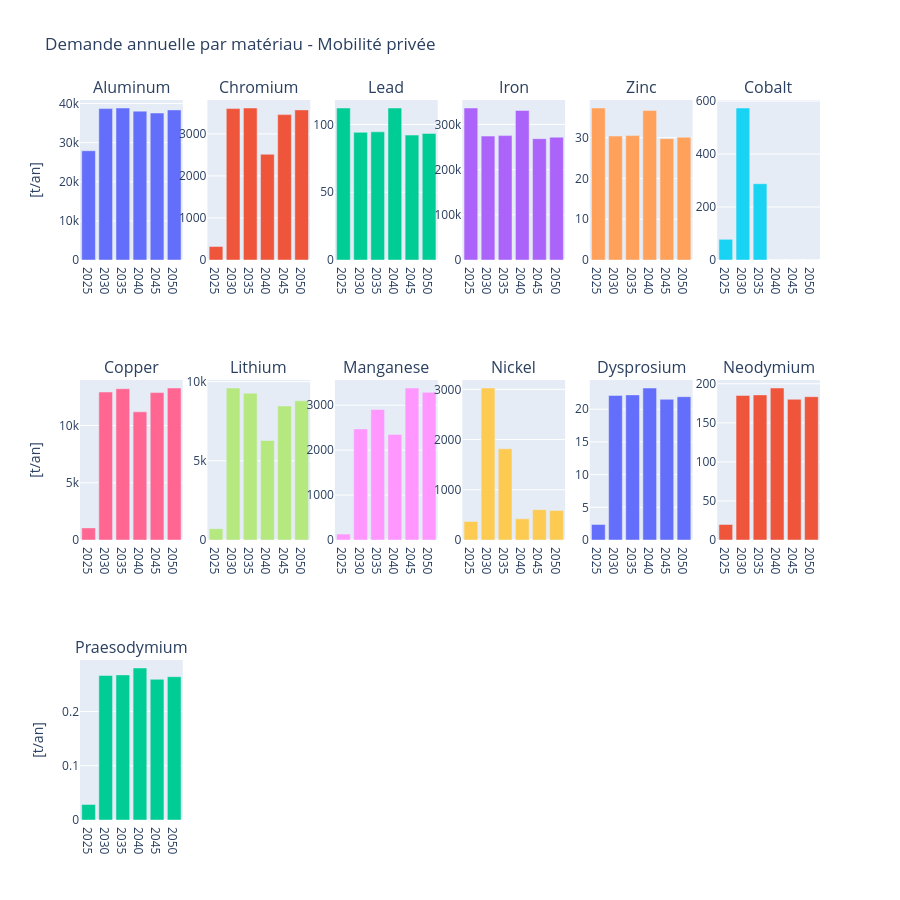

Notebook code cell kept with this figure:
### Code cell
materials_positive = df_all_mob.columns.tolist()
n = len(materials_positive)
ncols = 6
nrows = -(-n // ncols)

fig = make_subplots(rows=nrows, cols=ncols, subplot_titles=materials_positive)

for i, material in enumerate(materials_positive):
    row = i // ncols + 1
    col = i % ncols + 1
    fig.add_trace(
        go.Bar(x=years, y=(df_all_mob[material]).values, name=material, showlegend=False),
        row=row, col=col
    )

fig.update_yaxes(title_text='[t/an]', col=1)
fig.update_layout(height=300 * nrows, title='Demande annuelle par matériau - Mobilité privée')
fig.show()

save_dir = os.path.expanduser('~/Library/Mobile Documents/com~apple~CloudDocs/EPFL/PdM/Plots/Priv_mob')
os.makedirs(save_dir, exist_ok=True)

#filepath = os.path.join(save_dir, 'tot_mat_priv_mob.png')
#fig.write_image(filepath, width=250*ncols, height=300*nrows)

### Figure 1 — Plotly figure (JSON) as saved in the notebook; plotly's stock layout.template omitted (floating-point values rounded to 4 significant figures)
{"data": [{"name": "Aluminum", "showlegend": false, "type": "bar", "x": ["2025", "2030", "2035", "2040", "2045", "2050"], "xaxis": "x", "y": [27910.0, 38690.0, 38830.0, 38030.0, 37560.0, 38350.0], "yaxis": "y"}, {"name": "Chromium", "showlegend": false, "type": "bar", "x": ["2025", "2030", "2035", "2040", "2045", "2050"], "xaxis": "x2", "y": [319.8, 3601.0, 3615.0, 2515.0, 3458.0, 3570.0], "yaxis": "y2"}, {"name": "Lead", "showlegend": false, "type": "bar", "x": ["2025", "2030", "2035", "2040", "2045", "2050"], "xaxis": "x3", "y": [112.2, 94.21, 94.57, 112.1, 92.17, 93.39], "yaxis": "y3"}, {"name": "Iron", "showlegend": false, "type": "bar", "x": ["2025", "2030", "2035", "2040", "2045", "2050"], "xaxis": "x4", "y": [336300.0, 274200.0, 275200.0, 330900.0, 268400.0, 271800.0], "yaxis": "y4"}, {"name": "Zinc", "showlegend": false, "type": "bar", "x": ["2025", "2030", "2035", "2040", "2045", "2050"], "xaxis": "x5", "y": [37.27, 30.39, 30.51, 36.67, 29.75, 30.13], "yaxis": "y5"}, {"name": "Cobalt", "showlegend": false, "type": "bar", "x": ["2025", "2030", "2035", "2040", "2045", "2050"], "xaxis": "x6", "y": [77.88, 573.8, 288.0, 0.0, 0.0, 0.0], "yaxis": "y6"}, {"name": "Copper", "showlegend": false, "type": "bar", "x": ["2025", "2030", "2035", "2040", "2045", "2050"], "xaxis": "x7", "y": [1057.0, 12920.0, 13210.0, 11190.0, 12870.0, 13280.0], "yaxis": "y7"}, {"name": "Lithium", "showlegend": false, "type": "bar", "x": ["2025", "2030", "2035", "2040", "2045", "2050"], "xaxis": "x8", "y": [716.6, 9597.0, 9264.0, 6282.0, 8465.0, 8785.0], "yaxis": "y8"}, {"name": "Manganese", "showlegend": false, "type": "bar", "x": ["2025", "2030", "2035", "2040", "2045", "2050"], "xaxis": "x9", "y": [131.2, 2471.0, 2904.0, 2350.0, 3383.0, 3286.0], "yaxis": "y9"}, {"name": "Nickel", "showlegend": false, "type": "bar", "x": ["2025", "2030", "2035", "2040", "2045", "2050"], "xaxis": "x10", "y": [368.3, 3026.0, 1817.0, 420.6, 604.5, 588.2], "yaxis": "y10"}, {"name": "Dysprosium", "showlegend": false, "type": "bar", "x": ["2025", "2030", "2035", "2040", "2045", "2050"], "xaxis": "x11", "y": [2.377, 22.1, 22.19, 23.24, 21.51, 21.91], "yaxis": "y11"}, {"name": "Neodymium", "showlegend": false, "type": "bar", "x": ["2025", "2030", "2035", "2040", "2045", "2050"], "xaxis": "x12", "y": [19.9, 185.1, 185.8, 194.6, 180.1, 183.5], "yaxis": "y12"}, {"name": "Praesodymium", "showlegend": false, "type": "bar", "x": ["2025", "2030", "2035", "2040", "2045", "2050"], "xaxis": "x13", "y": [0.02864, 0.2663, 0.2673, 0.28, 0.2592, 0.264], "yaxis": "y13"}], "layout": {"annotations": [{"font": {"size": 16}, "showarrow": false, "text": "Aluminum", "x": 0.06944, "xanchor": "center", "xref": "paper", "y": 1, "yanchor": "bottom", "yref": "paper"}, {"font": {"size": 16}, "showarrow": false, "text": "Chromium", "x": 0.2417, "xanchor": "center", "xref": "paper", "y": 1, "yanchor": "bottom", "yref": "paper"}, {"font": {"size": 16}, "showarrow": false, "text": "Lead", "x": 0.4139, "xanchor": "center", "xref": "paper", "y": 1, "yanchor": "bottom", "yref": "paper"}, {"font": {"size": 16}, "showarrow": false, "text": "Iron", "x": 0.5861, "xanchor": "center", "xref": "paper", "y": 1, "yanchor": "bottom", "yref": "paper"}, {"font": {"size": 16}, "showarrow": false, "text": "Zinc", "x": 0.7583, "xanchor": "center", "xref": "paper", "y": 1, "yanchor": "bottom", "yref": "paper"}, {"font": {"size": 16}, "showarrow": false, "text": "Cobalt", "x": 0.9306, "xanchor": "center", "xref": "paper", "y": 1, "yanchor": "bottom", "yref": "paper"}, {"font": {"size": 16}, "showarrow": false, "text": "Copper", "x": 0.06944, "xanchor": "center", "xref": "paper", "y": 0.6111, "yanchor": "bottom", "yref": "paper"}, {"font": {"size": 16}, "showarrow": false, "text": "Lithium", "x": 0.2417, "xanchor": "center", "xref": "paper", "y": 0.6111, "yanchor": "bottom", "yref": "paper"}, {"font": {"size": 16}, "showarrow": false, "text": "Manganese", "x": 0.4139, "xanchor": "center", "xref": "paper", "y": 0.6111, "yanchor": "bottom", "yref": "paper"}, {"font": {"size": 16}, "showarrow": false, "text": "Nickel", "x": 0.5861, "xanchor": "center", "xref": "paper", "y": 0.6111, "yanchor": "bottom", "yref": "paper"}, {"font": {"size": 16}, "showarrow": false, "text": "Dysprosium", "x": 0.7583, "xanchor": "center", "xref": "paper", "y": 0.6111, "yanchor": "bottom", "yref": "paper"}, {"font": {"size": 16}, "showarrow": false, "text": "Neodymium", "x": 0.9306, "xanchor": "center", "xref": "paper", "y": 0.6111, "yanchor": "bottom", "yref": "paper"}, {"font": {"size": 16}, "showarrow": false, "text": "Praesodymium", "x": 0.06944, "xanchor": "center", "xref": "paper", "y": 0.2222, "yanchor": "bottom", "yref": "paper"}], "height": 900, "title": {"text": "Demande annuelle par matériau - Mobilité privée"}, "xaxis": {"anchor": "y", "domain": [0, 0.1389]}, "xaxis10": {"anchor": "y10", "domain": [0.5167, 0.6556]}, "xaxis11": {"anchor": "y11", "domain": [0.6889, 0.8278]}, "xaxis12": {"anchor": "y12", "domain": [0.8611, 1]}, "xaxis13": {"anchor": "y13", "domain": [0, 0.1389]}, "xaxis14": {"anchor": "y14", "domain": [0.1722, 0.3111]}, "xaxis15": {"anchor": "y15", "domain": [0.3444, 0.4833]}, "xaxis16": {"anchor": "y16", "domain": [0.5167, 0.6556]}, "xaxis17": {"anchor": "y17", "domain": [0.6889, 0.8278]}, "xaxis18": {"anchor": "y18", "domain": [0.8611, 1]}, "xaxis2": {"anchor": "y2", "domain": [0.1722, 0.3111]}, "xaxis3": {"anchor": "y3", "domain": [0.3444, 0.4833]}, "xaxis4": {"anchor": "y4", "domain": [0.5167, 0.6556]}, "xaxis5": {"anchor": "y5", "domain": [0.6889, 0.8278]}, "xaxis6": {"anchor": "y6", "domain": [0.8611, 1]}, "xaxis7": {"anchor": "y7", "domain": [0, 0.1389]}, "xaxis8": {"anchor": "y8", "domain": [0.1722, 0.3111]}, "xaxis9": {"anchor": "y9", "domain": [0.3444, 0.4833]}, "yaxis": {"anchor": "x", "domain": [0.7778, 1], "title": {"text": "[t/an]"}}, "yaxis10": {"anchor": "x10", "domain": [0.3889, 0.6111]}, "yaxis11": {"anchor": "x11", "domain": [0.3889, 0.6111]}, "yaxis12": {"anchor": "x12", "domain": [0.3889, 0.6111]}, "yaxis13": {"anchor": "x13", "domain": [0, 0.2222], "title": {"text": "[t/an]"}}, "yaxis14": {"anchor": "x14", "domain": [0, 0.2222]}, "yaxis15": {"anchor": "x15", "domain": [0, 0.2222]}, "yaxis16": {"anchor": "x16", "domain": [0, 0.2222]}, "yaxis17": {"anchor": "x17", "domain": [0, 0.2222]}, "yaxis18": {"anchor": "x18", "domain": [0, 0.2222]}, "yaxis2": {"anchor": "x2", "domain": [0.7778, 1]}, "yaxis3": {"anchor": "x3", "domain": [0.7778, 1]}, "yaxis4": {"anchor": "x4", "domain": [0.7778, 1]}, "yaxis5": {"anchor": "x5", "domain": [0.7778, 1]}, "yaxis6": {"anchor": "x6", "domain": [0.7778, 1]}, "yaxis7": {"anchor": "x7", "domain": [0.3889, 0.6111], "title": {"text": "[t/an]"}}, "yaxis8": {"anchor": "x8", "domain": [0.3889, 0.6111]}, "yaxis9": {"anchor": "x9", "domain": [0.3889, 0.6111]}}}
